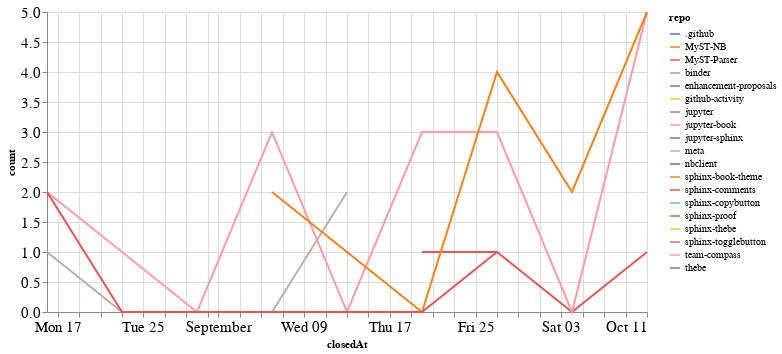

The code cell stored with this chart in its notebook:
### Code cell
closed_by_time = closed_by.groupby('repo').resample('W', on='closedAt').count()['author'].reset_index()
closed_by_time = closed_by_time.rename(columns={'author': 'count'})

alt.Chart(closed_by_time, width=600).mark_line().encode(
    x='closedAt',
    y='count',
    color='repo',
    tooltip="repo"
)

### Figure 1 — Vega-Lite specification as saved in the notebook (floating-point values rounded to 4 significant figures)
{"config": {"axisLeft": {"labelFontSize": 15}, "axisBottom": {"labelFontSize": 15}}, "data": {"name": "data-348cbba3905a979f155f2048d6e05d27"}, "mark": "line", "encoding": {"color": {"type": "nominal", "field": "repo"}, "tooltip": {"type": "nominal", "field": "repo"}, "x": {"type": "temporal", "field": "closedAt"}, "y": {"type": "quantitative", "field": "count"}}, "width": 600, "$schema": "https://vega.github.io/schema/vega-lite/v4.8.1.json", "datasets": {"data-348cbba3905a979f155f2048d6e05d27": [{"repo": ".github", "closedAt": "2020-08-30T00:00:00", "count": 1}, {"repo": "MyST-NB", "closedAt": "2020-09-06T00:00:00", "count": 1}, {"repo": "MyST-Parser", "closedAt": "2020-09-20T00:00:00", "count": 1}, {"repo": "MyST-Parser", "closedAt": "2020-09-27T00:00:00", "count": 1}, {"repo": "MyST-Parser", "closedAt": "2020-10-04T00:00:00", "count": 0}, {"repo": "MyST-Parser", "closedAt": "2020-10-11T00:00:00", "count": 1}, {"repo": "binder", "closedAt": "2020-08-16T00:00:00", "count": 2}, {"repo": "enhancement-proposals", "closedAt": "2020-08-30T00:00:00", "count": 1}, {"repo": "github-activity", "closedAt": "2020-10-11T00:00:00", "count": 1}, {"repo": "jupyter", "closedAt": "2020-10-11T00:00:00", "count": 1}, {"repo": "jupyter-book", "closedAt": "2020-08-16T00:00:00", "count": 2}, {"repo": "jupyter-book", "closedAt": "2020-08-23T00:00:00", "count": 1}, {"repo": "jupyter-book", "closedAt": "2020-08-30T00:00:00", "count": 0}, {"repo": "jupyter-book", "closedAt": "2020-09-06T00:00:00", "count": 3}, {"repo": "jupyter-book", "closedAt": "2020-09-13T00:00:00", "count": 0}, {"repo": "jupyter-book", "closedAt": "2020-09-20T00:00:00", "count": 3}, {"repo": "jupyter-book", "closedAt": "2020-09-27T00:00:00", "count": 3}, {"repo": "jupyter-book", "closedAt": "2020-10-04T00:00:00", "count": 0}, {"repo": "jupyter-book", "closedAt": "2020-10-11T00:00:00", "count": 5}, {"repo": "jupyter-sphinx", "closedAt": "2020-09-27T00:00:00", "count": 1}, {"repo": "meta", "closedAt": "2020-08-16T00:00:00", "count": 1}, {"repo": "meta", "closedAt": "2020-08-23T00:00:00", "count": 0}, {"repo": "meta", "closedAt": "2020-08-30T00:00:00", "count": 0}, {"repo": "meta", "closedAt": "2020-09-06T00:00:00", "count": 0}, {"repo": "meta", "closedAt": "2020-09-13T00:00:00", "count": 2}, {"repo": "nbclient", "closedAt": "2020-09-13T00:00:00", "count": 1}, {"repo": "sphinx-book-theme", "closedAt": "2020-09-06T00:00:00", "count": 2}, {"repo": "sphinx-book-theme", "closedAt": "2020-09-13T00:00:00", "count": 1}, {"repo": "sphinx-book-theme", "closedAt": "2020-09-20T00:00:00", "count": 0}, {"repo": "sphinx-book-theme", "closedAt": "2020-09-27T00:00:00", "count": 4}, {"repo": "sphinx-book-theme", "closedAt": "2020-10-04T00:00:00", "count": 2}, {"repo": "sphinx-book-theme", "closedAt": "2020-10-11T00:00:00", "count": 5}, {"repo": "sphinx-comments", "closedAt": "2020-08-16T00:00:00", "count": 2}, {"repo": "sphinx-comments", "closedAt": "2020-08-23T00:00:00", "count": 0}, {"repo": "sphinx-comments", "closedAt": "2020-08-30T00:00:00", "count": 0}, {"repo": "sphinx-comments", "closedAt": "2020-09-06T00:00:00", "count": 0}, {"repo": "sphinx-comments", "closedAt": "2020-09-13T00:00:00", "count": 0}, {"repo": "sphinx-comments", "closedAt": "2020-09-20T00:00:00", "count": 0}, {"repo": "sphinx-comments", "closedAt": "2020-09-27T00:00:00", "count": 1}, {"repo": "sphinx-copybutton", "closedAt": "2020-09-27T00:00:00", "count": 1}, {"repo": "sphinx-proof", "closedAt": "2020-09-27T00:00:00", "count": 1}, {"repo": "sphinx-thebe", "closedAt": "2020-08-16T00:00:00", "count": 1}, {"repo": "sphinx-togglebutton", "closedAt": "2020-09-13T00:00:00", "count": 2}, {"repo": "team-compass", "closedAt": "2020-10-11T00:00:00", "count": 1}, {"repo": "thebe", "closedAt": "2020-08-16T00:00:00", "count": 1}]}}
